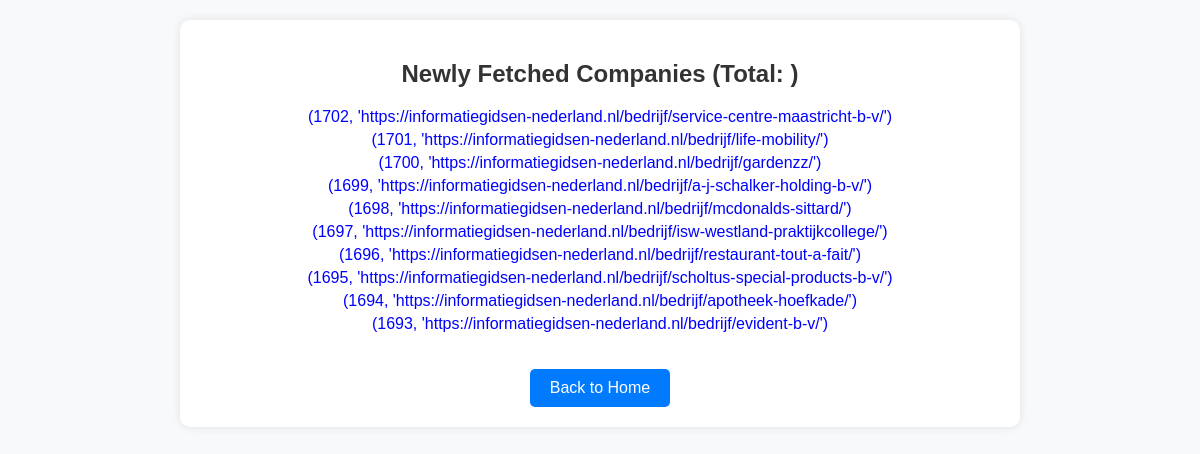
The app's page /new_records (signed in), older data.
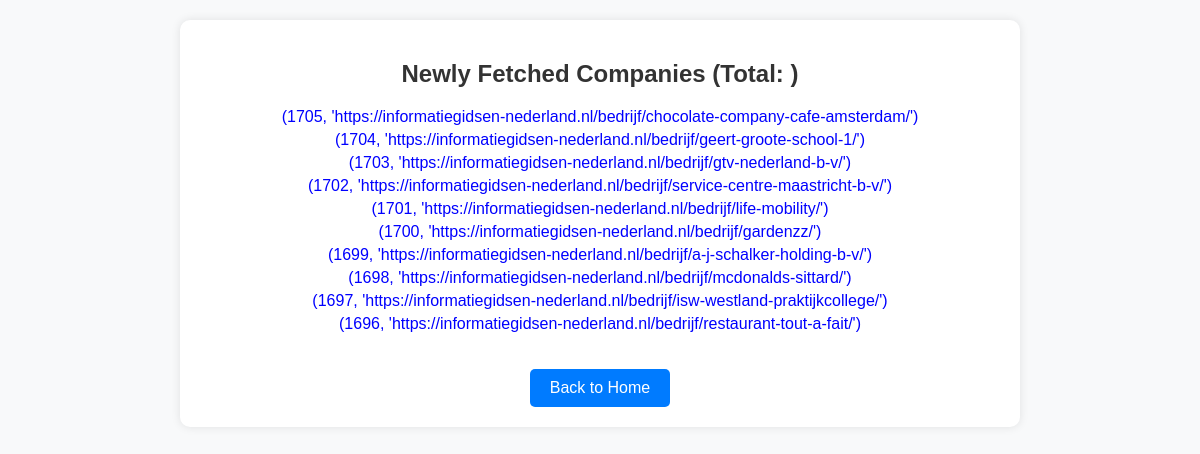
The same page, newer data.
### tables this page shows
CREATE TABLE companies (
            id INTEGER PRIMARY KEY AUTOINCREMENT,
            url TEXT UNIQUE,
            scraped_at TEXT
        );

### app.py (the view)
    def wrapper(*args, **kwargs):
        if not is_logged_in():
            return redirect(url_for("login"))
        return func(*args, **kwargs)

### app.py (called while the page is built)
def is_logged_in():
    return session.get("logged_in")

def login_required(func):
    def wrapper(*args, **kwargs):
        if not is_logged_in():
            return redirect(url_for("login"))
        return func(*args, **kwargs)
    wrapper.__name__ = func.__name__
    return wrapper

@app.route('/new_records')
@login_required
def new_records():
    conn = sqlite3.connect("companies.db")
    cursor = conn.cursor()
    cursor.execute("SELECT id, url FROM companies ORDER BY id DESC LIMIT 10")
    new_records = cursor.fetchall()
    conn.close()
    return render_template("new_records.html", new_records=new_records)

### templates/new_records.html (shortened to what this page needs)
<!DOCTYPE html>
<html lang="en">
<head>
</head>
<body>
    <div class="container">
        <h2>Newly Fetched Companies (Total: {{ count }})</h2>
        {% if new_records %}
            <ul>
                {% for company in new_records %}
                    <li><a href="{{ company }}" target="_blank">{{ company }}</a></li>
                {% endfor %}
            </ul>
        {% else %}
            <p>No new companies found.</p>
        {% endif %}
        <a class="back-btn" href="{{ url_for('index') }}">Back to Home</a>
    </div>
</body>
</html>

Row changes from the older to the newer data that the page shows:
no longer on this page (row unchanged): companies: company "(1695, 'https://informatiegidsen-nederland.nl/bedrijf/scholtus-special-products-b-v/')"
no longer on this page (row unchanged): companies: company "(1694, 'https://informatiegidsen-nederland.nl/bedrijf/apotheek-hoefkade/')"
no longer on this page (row unchanged): companies: company "(1693, 'https://informatiegidsen-nederland.nl/bedrijf/evident-b-v/')"
added companies: company "(1705, 'https://informatiegidsen-nederland.nl/bedrijf/chocolate-company-cafe-amsterdam/')"
added companies: company "(1704, 'https://informatiegidsen-nederland.nl/bedrijf/geert-groote-school-1/')"
added companies: company "(1703, 'https://informatiegidsen-nederland.nl/bedrijf/gtv-nederland-b-v/')"
